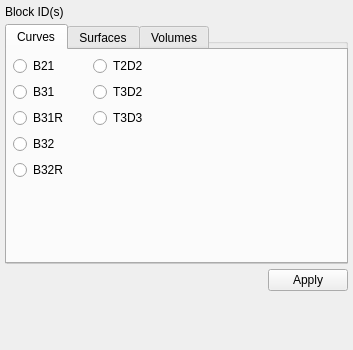
<?xml version="1.0" encoding="UTF-8"?>
<ui version="4.0">
 <class>MaterialManagement</class>
 <widget class="QWidget" name="MaterialManagement">
  <property name="geometry">
   <rect>
    <x>0</x>
    <y>0</y>
    <width>353</width>
    <height>350</height>
   </rect>
  </property>
  <property name="windowTitle">
   <string>Form</string>
  </property>
  <layout class="QGridLayout" name="gridLayout">
   <property name="leftMargin">
    <number>5</number>
   </property>
   <property name="topMargin">
    <number>5</number>
   </property>
   <property name="rightMargin">
    <number>5</number>
   </property>
   <property name="bottomMargin">
    <number>5</number>
   </property>
   <property name="spacing">
    <number>5</number>
   </property>
   <item row="0" column="0">
    <layout class="QHBoxLayout" name="horizontalLayout_Block">
     <item>
      <widget class="QLabel" name="label_1">
       <property name="text">
        <string>Block ID(s)</string>
       </property>
      </widget>
     </item>
     <item>
      <widget class="QWidget" name="pwBlock" native="true">
       <property name="sizePolicy">
        <sizepolicy hsizetype="Expanding" vsizetype="Preferred">
         <horstretch>0</horstretch>
         <verstretch>0</verstretch>
        </sizepolicy>
       </property>
      </widget>
     </item>
    </layout>
   </item>
   <item row="3" column="0">
    <spacer name="verticalSpacer_9">
     <property name="orientation">
      <enum>Qt::Vertical</enum>
     </property>
     <property name="sizeHint" stdset="0">
      <size>
       <width>20</width>
       <height>40</height>
      </size>
     </property>
    </spacer>
   </item>
   <item row="2" column="0">
    <layout class="QHBoxLayout" name="horizontalLayout_Button">
     <item>
      <spacer name="horizontalSpacer">
       <property name="orientation">
        <enum>Qt::Horizontal</enum>
       </property>
       <property name="sizeHint" stdset="0">
        <size>
         <width>40</width>
         <height>20</height>
        </size>
       </property>
      </spacer>
     </item>
     <item>
      <widget class="QPushButton" name="pbApply">
       <property name="text">
        <string>Apply</string>
       </property>
      </widget>
     </item>
    </layout>
   </item>
   <item row="1" column="0">
    <widget class="QGroupBox" name="groupBox">
     <property name="minimumSize">
      <size>
       <width>300</width>
       <height>240</height>
      </size>
     </property>
     <property name="title">
      <string>GroupBox</string>
     </property>
     <widget class="QTabWidget" name="tabWidget">
      <property name="geometry">
       <rect>
        <x>0</x>
        <y>0</y>
        <width>343</width>
        <height>240</height>
       </rect>
      </property>
      <property name="minimumSize">
       <size>
        <width>300</width>
        <height>240</height>
       </size>
      </property>
      <property name="currentIndex">
       <number>0</number>
      </property>
      <widget class="QWidget" name="tabCurve">
       <attribute name="title">
        <string>Curves</string>
       </attribute>
       <widget class="QWidget" name="verticalLayoutWidget">
        <property name="geometry">
         <rect>
          <x>0</x>
          <y>0</y>
          <width>71</width>
          <height>131</height>
         </rect>
        </property>
        <layout class="QVBoxLayout" name="verticalLayout">
         <property name="sizeConstraint">
          <enum>QLayout::SetMinimumSize</enum>
         </property>
         <property name="leftMargin">
          <number>6</number>
         </property>
         <property name="topMargin">
          <number>6</number>
         </property>
         <property name="rightMargin">
          <number>6</number>
         </property>
         <property name="bottomMargin">
          <number>6</number>
         </property>
         <item>
          <widget class="QRadioButton" name="rbB21">
           <property name="text">
            <string>B21</string>
           </property>
          </widget>
         </item>
         <item>
          <widget class="QRadioButton" name="rbB31">
           <property name="text">
            <string>B31</string>
           </property>
          </widget>
         </item>
         <item>
          <widget class="QRadioButton" name="rbB31R">
           <property name="text">
            <string>B31R</string>
           </property>
          </widget>
         </item>
         <item>
          <widget class="QRadioButton" name="rbB32">
           <property name="text">
            <string>B32</string>
           </property>
          </widget>
         </item>
         <item>
          <widget class="QRadioButton" name="rbB32R">
           <property name="text">
            <string>B32R</string>
           </property>
          </widget>
         </item>
         <item>
          <spacer name="verticalSpacer">
           <property name="orientation">
            <enum>Qt::Vertical</enum>
           </property>
           <property name="sizeHint" stdset="0">
            <size>
             <width>20</width>
             <height>40</height>
            </size>
           </property>
          </spacer>
         </item>
        </layout>
       </widget>
       <widget class="QWidget" name="verticalLayoutWidget_3">
        <property name="geometry">
         <rect>
          <x>80</x>
          <y>0</y>
          <width>71</width>
          <height>131</height>
         </rect>
        </property>
        <layout class="QVBoxLayout" name="verticalLayout_3">
         <property name="sizeConstraint">
          <enum>QLayout::SetMinimumSize</enum>
         </property>
         <property name="leftMargin">
          <number>6</number>
         </property>
         <property name="topMargin">
          <number>6</number>
         </property>
         <property name="rightMargin">
          <number>6</number>
         </property>
         <property name="bottomMargin">
          <number>6</number>
         </property>
         <item>
          <widget class="QRadioButton" name="rbT2D2">
           <property name="text">
            <string>T2D2</string>
           </property>
          </widget>
         </item>
         <item>
          <widget class="QRadioButton" name="rbT3D2">
           <property name="text">
            <string>T3D2</string>
           </property>
          </widget>
         </item>
         <item>
          <widget class="QRadioButton" name="rbT3D3">
           <property name="text">
            <string>T3D3</string>
           </property>
          </widget>
         </item>
         <item>
          <spacer name="verticalSpacer_2">
           <property name="orientation">
            <enum>Qt::Vertical</enum>
           </property>
           <property name="sizeHint" stdset="0">
            <size>
             <width>20</width>
             <height>40</height>
            </size>
           </property>
          </spacer>
         </item>
        </layout>
       </widget>
      </widget>
      <widget class="QWidget" name="tabSurface">
       <attribute name="title">
        <string>Surfaces</string>
       </attribute>
       <widget class="QWidget" name="verticalLayoutWidget_2">
        <property name="geometry">
         <rect>
          <x>0</x>
          <y>0</y>
          <width>71</width>
          <height>161</height>
         </rect>
        </property>
        <layout class="QVBoxLayout" name="verticalLayout_2">
         <property name="sizeConstraint">
          <enum>QLayout::SetMinimumSize</enum>
         </property>
         <property name="leftMargin">
          <number>6</number>
         </property>
         <property name="topMargin">
          <number>6</number>
         </property>
         <property name="rightMargin">
          <number>6</number>
         </property>
         <property name="bottomMargin">
          <number>6</number>
         </property>
         <item>
          <widget class="QRadioButton" name="rbS3">
           <property name="text">
            <string>S3</string>
           </property>
          </widget>
         </item>
         <item>
          <widget class="QRadioButton" name="rbS4">
           <property name="text">
            <string>S4</string>
           </property>
          </widget>
         </item>
         <item>
          <widget class="QRadioButton" name="rbS4R">
           <property name="text">
            <string>S4R</string>
           </property>
          </widget>
         </item>
         <item>
          <widget class="QRadioButton" name="rbS6">
           <property name="text">
            <string>S6</string>
           </property>
          </widget>
         </item>
         <item>
          <widget class="QRadioButton" name="rbS8">
           <property name="text">
            <string>S8</string>
           </property>
          </widget>
         </item>
         <item>
          <widget class="QRadioButton" name="rbS8R">
           <property name="text">
            <string>S8R</string>
           </property>
          </widget>
         </item>
         <item>
          <spacer name="verticalSpacer_3">
           <property name="orientation">
            <enum>Qt::Vertical</enum>
           </property>
           <property name="sizeHint" stdset="0">
            <size>
             <width>20</width>
             <height>40</height>
            </size>
           </property>
          </spacer>
         </item>
        </layout>
       </widget>
       <widget class="QWidget" name="verticalLayoutWidget_4">
        <property name="geometry">
         <rect>
          <x>70</x>
          <y>0</y>
          <width>81</width>
          <height>161</height>
         </rect>
        </property>
        <layout class="QVBoxLayout" name="verticalLayout_4">
         <property name="sizeConstraint">
          <enum>QLayout::SetMinimumSize</enum>
         </property>
         <property name="leftMargin">
          <number>6</number>
         </property>
         <property name="topMargin">
          <number>6</number>
         </property>
         <property name="rightMargin">
          <number>6</number>
         </property>
         <property name="bottomMargin">
          <number>6</number>
         </property>
         <item>
          <widget class="QRadioButton" name="rbCPS3">
           <property name="text">
            <string>CPS3</string>
           </property>
          </widget>
         </item>
         <item>
          <widget class="QRadioButton" name="rbCPS4">
           <property name="text">
            <string>CPS4</string>
           </property>
          </widget>
         </item>
         <item>
          <widget class="QRadioButton" name="rbCPS4R">
           <property name="text">
            <string>CPS4R</string>
           </property>
          </widget>
         </item>
         <item>
          <widget class="QRadioButton" name="rbCPS6">
           <property name="text">
            <string>CPS6</string>
           </property>
          </widget>
         </item>
         <item>
          <widget class="QRadioButton" name="rbCPS8">
           <property name="text">
            <string>CPS8</string>
           </property>
          </widget>
         </item>
         <item>
          <widget class="QRadioButton" name="rbCPS8R">
           <property name="text">
            <string>CPS8R</string>
           </property>
          </widget>
         </item>
         <item>
          <spacer name="verticalSpacer_4">
           <property name="orientation">
            <enum>Qt::Vertical</enum>
           </property>
           <property name="sizeHint" stdset="0">
            <size>
             <width>20</width>
             <height>40</height>
            </size>
           </property>
          </spacer>
         </item>
        </layout>
       </widget>
       <widget class="QWidget" name="verticalLayoutWidget_5">
        <property name="geometry">
         <rect>
          <x>150</x>
          <y>0</y>
          <width>81</width>
          <height>161</height>
         </rect>
        </property>
        <layout class="QVBoxLayout" name="verticalLayout_5">
         <property name="sizeConstraint">
          <enum>QLayout::SetMinimumSize</enum>
         </property>
         <property name="leftMargin">
          <number>6</number>
         </property>
         <property name="topMargin">
          <number>6</number>
         </property>
         <property name="rightMargin">
          <number>6</number>
         </property>
         <property name="bottomMargin">
          <number>6</number>
         </property>
         <item>
          <widget class="QRadioButton" name="rbCPE3">
           <property name="text">
            <string>CPE3</string>
           </property>
          </widget>
         </item>
         <item>
          <widget class="QRadioButton" name="rbCPE4">
           <property name="text">
            <string>CPE4</string>
           </property>
          </widget>
         </item>
         <item>
          <widget class="QRadioButton" name="rbCPE4R">
           <property name="text">
            <string>CPE4R</string>
           </property>
          </widget>
         </item>
         <item>
          <widget class="QRadioButton" name="rbCPE6">
           <property name="text">
            <string>CPE6</string>
           </property>
          </widget>
         </item>
         <item>
          <widget class="QRadioButton" name="rbCPE8">
           <property name="text">
            <string>CPE8</string>
           </property>
          </widget>
         </item>
         <item>
          <widget class="QRadioButton" name="rbCPE8R">
           <property name="text">
            <string>CPE8R</string>
           </property>
          </widget>
         </item>
         <item>
          <spacer name="verticalSpacer_5">
           <property name="orientation">
            <enum>Qt::Vertical</enum>
           </property>
           <property name="sizeHint" stdset="0">
            <size>
             <width>20</width>
             <height>40</height>
            </size>
           </property>
          </spacer>
         </item>
        </layout>
       </widget>
       <widget class="QWidget" name="verticalLayoutWidget_6">
        <property name="geometry">
         <rect>
          <x>230</x>
          <y>0</y>
          <width>81</width>
          <height>161</height>
         </rect>
        </property>
        <layout class="QVBoxLayout" name="verticalLayout_6">
         <property name="sizeConstraint">
          <enum>QLayout::SetMinimumSize</enum>
         </property>
         <property name="leftMargin">
          <number>6</number>
         </property>
         <property name="topMargin">
          <number>6</number>
         </property>
         <property name="rightMargin">
          <number>6</number>
         </property>
         <property name="bottomMargin">
          <number>6</number>
         </property>
         <item>
          <widget class="QRadioButton" name="rbCAX3">
           <property name="text">
            <string>CAX3</string>
           </property>
          </widget>
         </item>
         <item>
          <widget class="QRadioButton" name="rbCAX4">
           <property name="text">
            <string>CAX4</string>
           </property>
          </widget>
         </item>
         <item>
          <widget class="QRadioButton" name="rbCAX4R">
           <property name="text">
            <string>CAX4R</string>
           </property>
          </widget>
         </item>
         <item>
          <widget class="QRadioButton" name="rbCAX6">
           <property name="text">
            <string>CAX6</string>
           </property>
          </widget>
         </item>
         <item>
          <widget class="QRadioButton" name="rbCAX8">
           <property name="text">
            <string>CAX8</string>
           </property>
          </widget>
         </item>
         <item>
          <widget class="QRadioButton" name="rbCAX8R">
           <property name="text">
            <string>CAX8R</string>
           </property>
          </widget>
         </item>
         <item>
          <spacer name="verticalSpacer_6">
           <property name="orientation">
            <enum>Qt::Vertical</enum>
           </property>
           <property name="sizeHint" stdset="0">
            <size>
             <width>20</width>
             <height>40</height>
            </size>
           </property>
          </spacer>
         </item>
        </layout>
       </widget>
      </widget>
      <widget class="QWidget" name="tabVolume">
       <attribute name="title">
        <string>Volumes</string>
       </attribute>
       <widget class="QWidget" name="verticalLayoutWidget_7">
        <property name="geometry">
         <rect>
          <x>0</x>
          <y>0</y>
          <width>91</width>
          <height>131</height>
         </rect>
        </property>
        <layout class="QVBoxLayout" name="verticalLayout_7">
         <property name="sizeConstraint">
          <enum>QLayout::SetMinimumSize</enum>
         </property>
         <property name="leftMargin">
          <number>6</number>
         </property>
         <property name="topMargin">
          <number>6</number>
         </property>
         <property name="rightMargin">
          <number>6</number>
         </property>
         <property name="bottomMargin">
          <number>6</number>
         </property>
         <item>
          <widget class="QRadioButton" name="rbC3D4">
           <property name="text">
            <string>C3D4</string>
           </property>
          </widget>
         </item>
         <item>
          <widget class="QRadioButton" name="rbC3D8">
           <property name="text">
            <string>C3D8</string>
           </property>
          </widget>
         </item>
         <item>
          <widget class="QRadioButton" name="rbC3D8R">
           <property name="text">
            <string>C3D8R</string>
           </property>
          </widget>
         </item>
         <item>
          <widget class="QRadioButton" name="rbC3D8I">
           <property name="text">
            <string>C3D8I</string>
           </property>
          </widget>
         </item>
         <item>
          <spacer name="verticalSpacer_7">
           <property name="orientation">
            <enum>Qt::Vertical</enum>
           </property>
           <property name="sizeHint" stdset="0">
            <size>
             <width>20</width>
             <height>40</height>
            </size>
           </property>
          </spacer>
         </item>
        </layout>
       </widget>
       <widget class="QWidget" name="verticalLayoutWidget_8">
        <property name="geometry">
         <rect>
          <x>90</x>
          <y>0</y>
          <width>111</width>
          <height>131</height>
         </rect>
        </property>
        <layout class="QVBoxLayout" name="verticalLayout_8">
         <property name="sizeConstraint">
          <enum>QLayout::SetMinimumSize</enum>
         </property>
         <property name="leftMargin">
          <number>6</number>
         </property>
         <property name="topMargin">
          <number>6</number>
         </property>
         <property name="rightMargin">
          <number>6</number>
         </property>
         <property name="bottomMargin">
          <number>6</number>
         </property>
         <item>
          <widget class="QRadioButton" name="rbC3D10">
           <property name="text">
            <string>C3D10</string>
           </property>
          </widget>
         </item>
         <item>
          <widget class="QRadioButton" name="rbC3D20">
           <property name="text">
            <string>C3D20</string>
           </property>
          </widget>
         </item>
         <item>
          <widget class="QRadioButton" name="rbC3D20R">
           <property name="text">
            <string>C3D20R</string>
           </property>
          </widget>
         </item>
         <item>
          <spacer name="verticalSpacer_8">
           <property name="orientation">
            <enum>Qt::Vertical</enum>
           </property>
           <property name="sizeHint" stdset="0">
            <size>
             <width>20</width>
             <height>40</height>
            </size>
           </property>
          </spacer>
         </item>
        </layout>
       </widget>
      </widget>
     </widget>
    </widget>
   </item>
  </layout>
 </widget>
 <tabstops>
  <tabstop>pwBlock</tabstop>
  <tabstop>pbApply</tabstop>
 </tabstops>
 <resources/>
 <connections/>
</ui>
